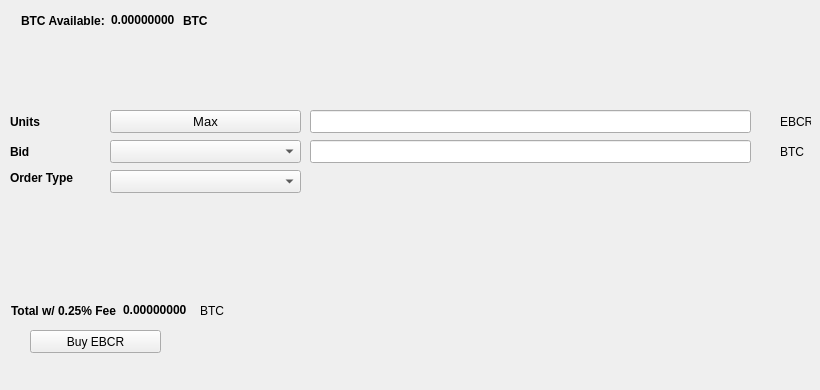
   <widget class="QWidget" name="BuyTab">
    <attribute name="title">
     <string>Buy</string>
    </attribute>
    <widget class="QPushButton" name="BuyEBCR">
     <property name="geometry">
      <rect>
       <x>30</x>
       <y>330</y>
       <width>131</width>
       <height>23</height>
      </rect>
     </property>
     <property name="text">
      <string>Buy EBCR</string>
     </property>
     <property name="icon">
      <iconset resource="../eblockcoin.qrc">
       <normaloff>:/icons/bitcoin</normaloff>:/icons/bitcoin</iconset>
     </property>
    </widget>
    <widget class="QLabel" name="label_3">
     <property name="geometry">
      <rect>
       <x>10</x>
       <y>110</y>
       <width>46</width>
       <height>23</height>
      </rect>
     </property>
     <property name="font">
      <font>
       <weight>75</weight>
       <bold>true</bold>
      </font>
     </property>
     <property name="text">
      <string>Units</string>
     </property>
    </widget>
    <widget class="QLineEdit" name="UnitsInput">
     <property name="geometry">
      <rect>
       <x>310</x>
       <y>110</y>
       <width>441</width>
       <height>23</height>
      </rect>
     </property>
     <property name="font">
      <font>
       <pointsize>9</pointsize>
       <weight>75</weight>
       <bold>true</bold>
      </font>
     </property>
    </widget>
    <widget class="QLineEdit" name="BuyBidPriceEdit">
     <property name="geometry">
      <rect>
       <x>310</x>
       <y>140</y>
       <width>441</width>
       <height>23</height>
      </rect>
     </property>
     <property name="font">
      <font>
       <pointsize>9</pointsize>
       <weight>75</weight>
       <bold>true</bold>
      </font>
     </property>
    </widget>
    <widget class="QLabel" name="label_4">
     <property name="geometry">
      <rect>
       <x>780</x>
       <y>110</y>
       <width>31</width>
       <height>23</height>
      </rect>
     </property>
     <property name="text">
      <string>EBCR</string>
     </property>
    </widget>
    <widget class="QLabel" name="label_5">
     <property name="geometry">
      <rect>
       <x>780</x>
       <y>140</y>
       <width>31</width>
       <height>23</height>
      </rect>
     </property>
     <property name="text">
      <string>BTC</string>
     </property>
    </widget>
    <widget class="QLabel" name="label_6">
     <property name="geometry">
      <rect>
       <x>10</x>
       <y>140</y>
       <width>46</width>
       <height>23</height>
      </rect>
     </property>
     <property name="font">
      <font>
       <weight>75</weight>
       <bold>true</bold>
      </font>
     </property>
     <property name="text">
      <string>Bid</string>
     </property>
    </widget>
    <widget class="QLabel" name="label_7">
     <property name="geometry">
      <rect>
       <x>10</x>
       <y>170</y>
       <width>91</width>
       <height>16</height>
      </rect>
     </property>
     <property name="font">
      <font>
       <weight>75</weight>
       <bold>true</bold>
      </font>
     </property>
     <property name="text">
      <string>Order Type</string>
     </property>
    </widget>
    <widget class="QPushButton" name="Buy_Max_Amount">
     <property name="geometry">
      <rect>
       <x>110</x>
       <y>110</y>
       <width>191</width>
       <height>23</height>
      </rect>
     </property>
     <property name="font">
      <font>
       <pointsize>10</pointsize>
      </font>
     </property>
     <property name="text">
      <string>Max</string>
     </property>
    </widget>
    <widget class="QComboBox" name="BuyBidcomboBox">
     <property name="geometry">
      <rect>
       <x>110</x>
       <y>140</y>
       <width>191</width>
       <height>23</height>
      </rect>
     </property>
     <property name="font">
      <font>
       <pointsize>10</pointsize>
      </font>
     </property>
    </widget>
    <widget class="QComboBox" name="buyOrdertypeCombo">
     <property name="geometry">
      <rect>
       <x>110</x>
       <y>170</y>
       <width>191</width>
       <height>23</height>
      </rect>
     </property>
     <property name="font">
      <font>
       <pointsize>10</pointsize>
      </font>
     </property>
    </widget>
    <widget class="QWidget" name="layoutWidget1">
     <property name="geometry">
      <rect>
       <x>21</x>
       <y>11</y>
       <width>227</width>
       <height>19</height>
      </rect>
     </property>
     <layout class="QHBoxLayout" name="horizontalLayout_3">
      <item>
       <widget class="QLabel" name="label232">
        <property name="font">
         <font>
          <weight>75</weight>
          <bold>true</bold>
         </font>
        </property>
        <property name="text">
         <string>BTC Available:</string>
        </property>
       </widget>
      </item>
      <item>
       <widget class="QLabel" name="BtcAvailableLbl">
        <property name="palette">
         <palette>
          <active>
           <colorrole role="WindowText">
            <brush brushstyle="SolidPattern">
             <color alpha="255">
              <red>0</red>
              <green>0</green>
              <blue>0</blue>
             </color>
            </brush>
           </colorrole>
           <colorrole role="Button">
            <brush brushstyle="SolidPattern">
             <color alpha="255">
              <red>0</red>
              <green>170</green>
              <blue>0</blue>
             </color>
            </brush>
           </colorrole>
           <colorrole role="Light">
            <brush brushstyle="SolidPattern">
             <color alpha="255">
              <red>0</red>
              <green>255</green>
              <blue>0</blue>
             </color>
            </brush>
           </colorrole>
           <colorrole role="Midlight">
            <brush brushstyle="SolidPattern">
             <color alpha="255">
              <red>0</red>
              <green>212</green>
              <blue>0</blue>
             </color>
            </brush>
           </colorrole>
           <colorrole role="Dark">
            <brush brushstyle="SolidPattern">
             <color alpha="255">
              <red>0</red>
              <green>85</green>
              <blue>0</blue>
             </color>
            </brush>
           </colorrole>
           <colorrole role="Mid">
            <brush brushstyle="SolidPattern">
             <color alpha="255">
              <red>0</red>
              <green>113</green>
              <blue>0</blue>
             </color>
            </brush>
           </colorrole>
           <colorrole role="Text">
            <brush brushstyle="SolidPattern">
             <color alpha="255">
              <red>0</red>
              <green>170</green>
              <blue>0</blue>
             </color>
            </brush>
           </colorrole>
           <colorrole role="BrightText">
            <brush brushstyle="SolidPattern">
             <color alpha="255">
              <red>255</red>
              <green>255</green>
              <blue>255</blue>
             </color>
            </brush>
           </colorrole>
           <colorrole role="ButtonText">
            <brush brushstyle="SolidPattern">
             <color alpha="255">
              <red>0</red>
              <green>0</green>
              <blue>0</blue>
             </color>
            </brush>
           </colorrole>
           <colorrole role="Base">
            <brush brushstyle="SolidPattern">
             <color alpha="255">
              <red>255</red>
              <green>255</green>
              <blue>255</blue>
             </color>
            </brush>
           </colorrole>
           <colorrole role="Window">
            <brush brushstyle="SolidPattern">
             <color alpha="255">
              <red>0</red>
              <green>170</green>
              <blue>0</blue>
             </color>
            </brush>
           </colorrole>
           <colorrole role="Shadow">
            <brush brushstyle="SolidPattern">
             <color alpha="255">
              <red>0</red>
              <green>0</green>
              <blue>0</blue>
             </color>
            </brush>
           </colorrole>
           <colorrole role="AlternateBase">
            <brush brushstyle="SolidPattern">
             <color alpha="255">
              <red>127</red>
              <green>212</green>
              <blue>127</blue>
             </color>
            </brush>
           </colorrole>
           <colorrole role="ToolTipBase">
            <brush brushstyle="SolidPattern">
             <color alpha="255">
              <red>255</red>
              <green>255</green>
              <blue>220</blue>
             </color>
            </brush>
           </colorrole>
           <colorrole role="ToolTipText">
            <brush brushstyle="SolidPattern">
             <color alpha="255">
              <red>0</red>
              <green>0</green>
              <blue>0</blue>
             </color>
            </brush>
           </colorrole>
          </active>
          <inactive>
           <colorrole role="WindowText">
            <brush brushstyle="SolidPattern">
             <color alpha="255">
              <red>0</red>
              <green>0</green>
              <blue>0</blue>
             </color>
            </brush>
           </colorrole>
           <colorrole role="Button">
            <brush brushstyle="SolidPattern">
             <color alpha="255">
              <red>0</red>
              <green>170</green>
              <blue>0</blue>
             </color>
            </brush>
           </colorrole>
           <colorrole role="Light">
            <brush brushstyle="SolidPattern">
             <color alpha="255">
              <red>0</red>
              <green>255</green>
              <blue>0</blue>
             </color>
            </brush>
           </colorrole>
           <colorrole role="Midlight">
            <brush brushstyle="SolidPattern">
             <color alpha="255">
              <red>0</red>
              <green>212</green>
              <blue>0</blue>
             </color>
            </brush>
           </colorrole>
           <colorrole role="Dark">
            <brush brushstyle="SolidPattern">
             <color alpha="255">
              <red>0</red>
              <green>85</green>
              <blue>0</blue>
             </color>
            </brush>
           </colorrole>
           <colorrole role="Mid">
            <brush brushstyle="SolidPattern">
             <color alpha="255">
              <red>0</red>
              <green>113</green>
              <blue>0</blue>
             </color>
            </brush>
           </colorrole>
           <colorrole role="Text">
            <brush brushstyle="SolidPattern">
             <color alpha="255">
              <red>0</red>
              <green>170</green>
              <blue>0</blue>
             </color>
            </brush>
           </colorrole>
           <colorrole role="BrightText">
            <brush brushstyle="SolidPattern">
             <color alpha="255">
              <red>255</red>
              <green>255</green>
              <blue>255</blue>
             </color>
            </brush>
           </colorrole>
           <colorrole role="ButtonText">
            <brush brushstyle="SolidPattern">
             <color alpha="255">
              <red>0</red>
              <green>0</green>
              <blue>0</blue>
             </color>
            </brush>
           </colorrole>
           <colorrole role="Base">
            <brush brushstyle="SolidPattern">
             <color alpha="255">
              <red>255</red>
              <green>255</green>
              <blue>255</blue>
             </color>
            </brush>
           </colorrole>
           <colorrole role="Window">
            <brush brushstyle="SolidPattern">
             <color alpha="255">
              <red>0</red>
              <green>170</green>
              <blue>0</blue>
             </color>
            </brush>
           </colorrole>
           <colorrole role="Shadow">
            <brush brushstyle="SolidPattern">
             <color alpha="255">
              <red>0</red>
              <green>0</green>
              <blue>0</blue>
             </color>
            </brush>
           </colorrole>
           <colorrole role="AlternateBase">
            <brush brushstyle="SolidPattern">
             <color alpha="255">
              <red>127</red>
              <green>212</green>
              <blue>127</blue>
             </color>
            </brush>
           </colorrole>
           <colorrole role="ToolTipBase">
            <brush brushstyle="SolidPattern">
             <color alpha="255">
              <red>255</red>
              <green>255</green>
              <blue>220</blue>
             </color>
            </brush>
           </colorrole>
           <colorrole role="ToolTipText">
            <brush brushstyle="SolidPattern">
             <color alpha="255">
              <red>0</red>
              <green>0</green>
              <blue>0</blue>
             </color>
            </brush>
           </colorrole>
          </inactive>
          <disabled>
           <colorrole role="WindowText">
            <brush brushstyle="SolidPattern">
             <color alpha="255">
              <red>0</red>
              <green>85</green>
              <blue>0</blue>
             </color>
            </brush>
           </colorrole>
           <colorrole role="Button">
            <brush brushstyle="SolidPattern">
             <color alpha="255">
              <red>0</red>
              <green>170</green>
              <blue>0</blue>
             </color>
            </brush>
           </colorrole>
           <colorrole role="Light">
            <brush brushstyle="SolidPattern">
             <color alpha="255">
              <red>0</red>
              <green>255</green>
              <blue>0</blue>
             </color>
            </brush>
           </colorrole>
           <colorrole role="Midlight">
            <brush brushstyle="SolidPattern">
             <color alpha="255">
              <red>0</red>
              <green>212</green>
              <blue>0</blue>
             </color>
            </brush>
           </colorrole>
           <colorrole role="Dark">
            <brush brushstyle="SolidPattern">
             <color alpha="255">
              <red>0</red>
              <green>85</green>
              <blue>0</blue>
             </color>
            </brush>
           </colorrole>
           <colorrole role="Mid">
            <brush brushstyle="SolidPattern">
             <color alpha="255">
              <red>0</red>
              <green>113</green>
              <blue>0</blue>
             </color>
            </brush>
           </colorrole>
           <colorrole role="Text">
            <brush brushstyle="SolidPattern">
             <color alpha="255">
              <red>0</red>
              <green>85</green>
              <blue>0</blue>
             </color>
            </brush>
           </colorrole>
           <colorrole role="BrightText">
            <brush brushstyle="SolidPattern">
             <color alpha="255">
              <red>255</red>
              <green>255</green>
              <blue>255</blue>
             </color>
            </brush>
           </colorrole>
           <colorrole role="ButtonText">
            <brush brushstyle="SolidPattern">
             <color alpha="255">
              <red>0</red>
              <green>85</green>
              <blue>0</blue>
             </color>
            </brush>
           </colorrole>
           <colorrole role="Base">
            <brush brushstyle="SolidPattern">
             <color alpha="255">
              <red>0</red>
              <green>170</green>
              <blue>0</blue>
             </color>
            </brush>
           </colorrole>
           <colorrole role="Window">
            <brush brushstyle="SolidPattern">
             <color alpha="255">
              <red>0</red>
              <green>170</green>
              <blue>0</blue>
             </color>
            </brush>
           </colorrole>
           <colorrole role="Shadow">
            <brush brushstyle="SolidPattern">
             <color alpha="255">
              <red>0</red>
              <green>0</green>
              <blue>0</blue>
             </color>
            </brush>
           </colorrole>
           <colorrole role="AlternateBase">
            <brush brushstyle="SolidPattern">
             <color alpha="255">
              <red>0</red>
              <green>170</green>
              <blue>0</blue>
             </color>
            </brush>
           </colorrole>
           <colorrole role="ToolTipBase">
            <brush brushstyle="SolidPattern">
             <color alpha="255">
              <red>255</red>
              <green>255</green>
              <blue>220</blue>
             </color>
            </brush>
           </colorrole>
           <colorrole role="ToolTipText">
            <brush brushstyle="SolidPattern">
             <color alpha="255">
              <red>0</red>
              <green>0</green>
              <blue>0</blue>
             </color>
            </brush>
           </colorrole>
          </disabled>
         </palette>
        </property>
        <property name="font">
         <font>
          <weight>75</weight>
          <bold>true</bold>
         </font>
        </property>
        <property name="text">
         <string>0.00000000</string>
        </property>
        <property name="textInteractionFlags">
         <set>Qt::LinksAccessibleByMouse|Qt::TextSelectableByKeyboard|Qt::TextSelectableByMouse</set>
        </property>
       </widget>
      </item>
      <item>
       <widget class="QLabel" name="BtcAvailableLbl_2">
        <property name="font">
         <font>
          <weight>75</weight>
          <bold>true</bold>
         </font>
        </property>
        <property name="text">
         <string>BTC</string>
        </property>
       </widget>
      </item>
     </layout>
    </widget>
    <widget class="QWidget" name="layoutWidge2">
     <property name="geometry">
      <rect>
       <x>11</x>
       <y>301</y>
       <width>259</width>
       <height>19</height>
      </rect>
     </property>
     <layout class="QHBoxLayout" name="horizontalLayout_4">
      <item>
       <widget class="QLabel" name="label_9">
        <property name="font">
         <font>
          <weight>75</weight>
          <bold>true</bold>
         </font>
        </property>
        <property name="text">
         <string>Total w/ 0.25% Fee</string>
        </property>
       </widget>
      </item>
      <item>
       <widget class="QLabel" name="BuyCostLabel">
        <property name="palette">
         <palette>
          <active>
           <colorrole role="WindowText">
            <brush brushstyle="SolidPattern">
             <color alpha="255">
              <red>0</red>
              <green>0</green>
              <blue>0</blue>
             </color>
            </brush>
           </colorrole>
           <colorrole role="Button">
            <brush brushstyle="SolidPattern">
             <color alpha="255">
              <red>0</red>
              <green>170</green>
              <blue>0</blue>
             </color>
            </brush>
           </colorrole>
           <colorrole role="Light">
            <brush brushstyle="SolidPattern">
             <color alpha="255">
              <red>0</red>
              <green>255</green>
              <blue>0</blue>
             </color>
            </brush>
           </colorrole>
           <colorrole role="Midlight">
            <brush brushstyle="SolidPattern">
             <color alpha="255">
              <red>0</red>
              <green>212</green>
              <blue>0</blue>
             </color>
            </brush>
           </colorrole>
           <colorrole role="Dark">
            <brush brushstyle="SolidPattern">
             <color alpha="255">
              <red>0</red>
              <green>85</green>
              <blue>0</blue>
             </color>
            </brush>
           </colorrole>
           <colorrole role="Mid">
            <brush brushstyle="SolidPattern">
             <color alpha="255">
              <red>0</red>
              <green>113</green>
              <blue>0</blue>
             </color>
            </brush>
           </colorrole>
           <colorrole role="Text">
            <brush brushstyle="SolidPattern">
             <color alpha="255">
              <red>0</red>
              <green>170</green>
              <blue>0</blue>
             </color>
            </brush>
           </colorrole>
           <colorrole role="BrightText">
            <brush brushstyle="SolidPattern">
             <color alpha="255">
              <red>255</red>
              <green>255</green>
              <blue>255</blue>
             </color>
            </brush>
           </colorrole>
           <colorrole role="ButtonText">
            <brush brushstyle="SolidPattern">
             <color alpha="255">
              <red>0</red>
              <green>0</green>
              <blue>0</blue>
             </color>
            </brush>
           </colorrole>
           <colorrole role="Base">
            <brush brushstyle="SolidPattern">
             <color alpha="255">
              <red>255</red>
              <green>255</green>
              <blue>255</blue>
             </color>
            </brush>
           </colorrole>
           <colorrole role="Window">
            <brush brushstyle="SolidPattern">
             <color alpha="255">
              <red>0</red>
              <green>170</green>
              <blue>0</blue>
             </color>
            </brush>
           </colorrole>
           <colorrole role="Shadow">
            <brush brushstyle="SolidPattern">
             <color alpha="255">
              <red>0</red>
              <green>0</green>
              <blue>0</blue>
             </color>
            </brush>
           </colorrole>
           <colorrole role="AlternateBase">
            <brush brushstyle="SolidPattern">
             <color alpha="255">
              <red>127</red>
              <green>212</green>
              <blue>127</blue>
             </color>
            </brush>
           </colorrole>
           <colorrole role="ToolTipBase">
            <brush brushstyle="SolidPattern">
             <color alpha="255">
              <red>255</red>
              <green>255</green>
              <blue>220</blue>
             </color>
            </brush>
           </colorrole>
           <colorrole role="ToolTipText">
            <brush brushstyle="SolidPattern">
             <color alpha="255">
              <red>0</red>
              <green>0</green>
              <blue>0</blue>
             </color>
            </brush>
           </colorrole>
          </active>
          <inactive>
           <colorrole role="WindowText">
            <brush brushstyle="SolidPattern">
             <color alpha="255">
              <red>0</red>
              <green>0</green>
              <blue>0</blue>
             </color>
            </brush>
           </colorrole>
           <colorrole role="Button">
            <brush brushstyle="SolidPattern">
             <color alpha="255">
              <red>0</red>
              <green>170</green>
              <blue>0</blue>
             </color>
            </brush>
           </colorrole>
           <colorrole role="Light">
            <brush brushstyle="SolidPattern">
             <color alpha="255">
              <red>0</red>
              <green>255</green>
              <blue>0</blue>
             </color>
            </brush>
           </colorrole>
           <colorrole role="Midlight">
            <brush brushstyle="SolidPattern">
             <color alpha="255">
              <red>0</red>
              <green>212</green>
              <blue>0</blue>
             </color>
            </brush>
           </colorrole>
           <colorrole role="Dark">
            <brush brushstyle="SolidPattern">
             <color alpha="255">
              <red>0</red>
              <green>85</green>
              <blue>0</blue>
             </color>
            </brush>
           </colorrole>
           <colorrole role="Mid">
            <brush brushstyle="SolidPattern">
             <color alpha="255">
              <red>0</red>
              <green>113</green>
              <blue>0</blue>
             </color>
            </brush>
           </colorrole>
           <colorrole role="Text">
            <brush brushstyle="SolidPattern">
             <color alpha="255">
              <red>0</red>
              <green>170</green>
              <blue>0</blue>
             </color>
            </brush>
           </colorrole>
           <colorrole role="BrightText">
            <brush brushstyle="SolidPattern">
             <color alpha="255">
              <red>255</red>
              <green>255</green>
              <blue>255</blue>
             </color>
            </brush>
           </colorrole>
           <colorrole role="ButtonText">
            <brush brushstyle="SolidPattern">
             <color alpha="255">
              <red>0</red>
              <green>0</green>
              <blue>0</blue>
             </color>
            </brush>
           </colorrole>
           <colorrole role="Base">
            <brush brushstyle="SolidPattern">
             <color alpha="255">
              <red>255</red>
              <green>255</green>
              <blue>255</blue>
             </color>
            </brush>
           </colorrole>
           <colorrole role="Window">
            <brush brushstyle="SolidPattern">
             <color alpha="255">
              <red>0</red>
              <green>170</green>
              <blue>0</blue>
             </color>
            </brush>
           </colorrole>
           <colorrole role="Shadow">
            <brush brushstyle="SolidPattern">
             <color alpha="255">
              <red>0</red>
              <green>0</green>
              <blue>0</blue>
             </color>
            </brush>
           </colorrole>
           <colorrole role="AlternateBase">
            <brush brushstyle="SolidPattern">
             <color alpha="255">
              <red>127</red>
              <green>212</green>
              <blue>127</blue>
             </color>
            </brush>
           </colorrole>
           <colorrole role="ToolTipBase">
            <brush brushstyle="SolidPattern">
             <color alpha="255">
              <red>255</red>
              <green>255</green>
              <blue>220</blue>
             </color>
            </brush>
           </colorrole>
           <colorrole role="ToolTipText">
            <brush brushstyle="SolidPattern">
             <color alpha="255">
              <red>0</red>
              <green>0</green>
              <blue>0</blue>
             </color>
            </brush>
           </colorrole>
          </inactive>
          <disabled>
           <colorrole role="WindowText">
            <brush brushstyle="SolidPattern">
             <color alpha="255">
              <red>0</red>
              <green>85</green>
              <blue>0</blue>
             </color>
            </brush>
           </colorrole>
           <colorrole role="Button">
            <brush brushstyle="SolidPattern">
             <color alpha="255">
              <red>0</red>
              <green>170</green>
              <blue>0</blue>
             </color>
            </brush>
           </colorrole>
           <colorrole role="Light">
            <brush brushstyle="SolidPattern">
             <color alpha="255">
              <red>0</red>
              <green>255</green>
              <blue>0</blue>
             </color>
            </brush>
           </colorrole>
           <colorrole role="Midlight">
            <brush brushstyle="SolidPattern">
             <color alpha="255">
              <red>0</red>
              <green>212</green>
              <blue>0</blue>
             </color>
            </brush>
           </colorrole>
           <colorrole role="Dark">
            <brush brushstyle="SolidPattern">
             <color alpha="255">
              <red>0</red>
              <green>85</green>
              <blue>0</blue>
             </color>
            </brush>
           </colorrole>
           <colorrole role="Mid">
            <brush brushstyle="SolidPattern">
             <color alpha="255">
              <red>0</red>
              <green>113</green>
              <blue>0</blue>
             </color>
            </brush>
           </colorrole>
           <colorrole role="Text">
            <brush brushstyle="SolidPattern">
             <color alpha="255">
              <red>0</red>
              <green>85</green>
              <blue>0</blue>
             </color>
            </brush>
           </colorrole>
           <colorrole role="BrightText">
            <brush brushstyle="SolidPattern">
             <color alpha="255">
              <red>255</red>
              <green>255</green>
              <blue>255</blue>
             </color>
            </brush>
           </colorrole>
           <colorrole role="ButtonText">
            <brush brushstyle="SolidPattern">
             <color alpha="255">
              <red>0</red>
              <green>85</green>
              <blue>0</blue>
             </color>
            </brush>
           </colorrole>
           <colorrole role="Base">
            <brush brushstyle="SolidPattern">
             <color alpha="255">
              <red>0</red>
              <green>170</green>
              <blue>0</blue>
             </color>
            </brush>
           </colorrole>
           <colorrole role="Window">
            <brush brushstyle="SolidPattern">
             <color alpha="255">
              <red>0</red>
              <green>170</green>
              <blue>0</blue>
             </color>
            </brush>
           </colorrole>
           <colorrole role="Shadow">
            <brush brushstyle="SolidPattern">
             <color alpha="255">
              <red>0</red>
              <green>0</green>
              <blue>0</blue>
             </color>
            </brush>
           </colorrole>
           <colorrole role="AlternateBase">
            <brush brushstyle="SolidPattern">
             <color alpha="255">
              <red>0</red>
              <green>170</green>
              <blue>0</blue>
             </color>
            </brush>
           </colorrole>
           <colorrole role="ToolTipBase">
            <brush brushstyle="SolidPattern">
             <color alpha="255">
              <red>255</red>
              <green>255</green>
              <blue>220</blue>
             </color>
            </brush>
           </colorrole>
           <colorrole role="ToolTipText">
            <brush brushstyle="SolidPattern">
             <color alpha="255">
              <red>0</red>
              <green>0</green>
              <blue>0</blue>
             </color>
            </brush>
           </colorrole>
          </disabled>
         </palette>
        </property>
        <property name="font">
         <font>
          <weight>75</weight>
          <bold>true</bold>
         </font>
        </property>
        <property name="autoFillBackground">
         <bool>false</bool>
        </property>
        <property name="text">
         <string>0.00000000</string>
        </property>
        <property name="textInteractionFlags">
         <set>Qt::LinksAccessibleByMouse|Qt::TextSelectableByMouse</set>
        </property>
       </widget>
      </item>
      <item>
       <widget class="QLabel" name="label_10">
        <property name="font">
         <font>
          <weight>50</weight>
          <bold>false</bold>
         </font>
        </property>
        <property name="text">
         <string>BTC</string>
        </property>
       </widget>
      </item>
     </layout>
    </widget>
    <widget class="QLabel" name="label_24">
     <property name="geometry">
      <rect>
       <x>460</x>
       <y>300</y>
       <width>281</width>
       <height>81</height>
      </rect>
     </property>
     <property name="text">
      <string/>
     </property>
     <property name="pixmap">
      <pixmap>:/images/bittrex</pixmap>
     </property>
    </widget>
   </widget>
